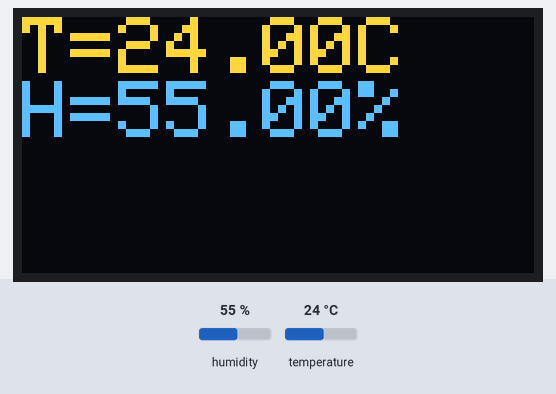
A sketch run on a simulated ESP8266 (NodeMCU). Shown: 128×64 one-colour display. The test bench sets the inputs (shaded band); at power-on: humidity 55 %, temperature 24 °C. The OLED is the two-colour kind (top 16 rows yellow); what the sketch prints to the serial monitor is not drawn.

Above: at 3.6 s.
3.7 s: humidity set to 22 %
At 6.0 s:
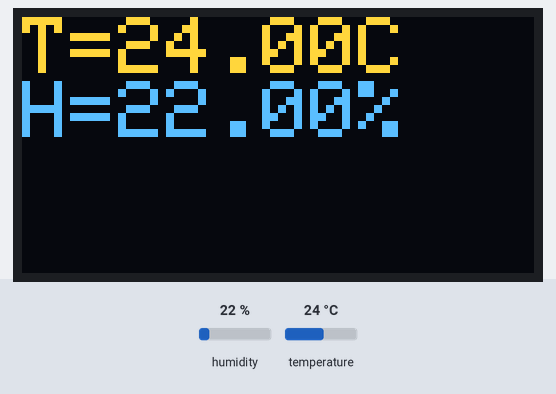
6.6 s: temperature set to 12 °C
At 8.4 s:
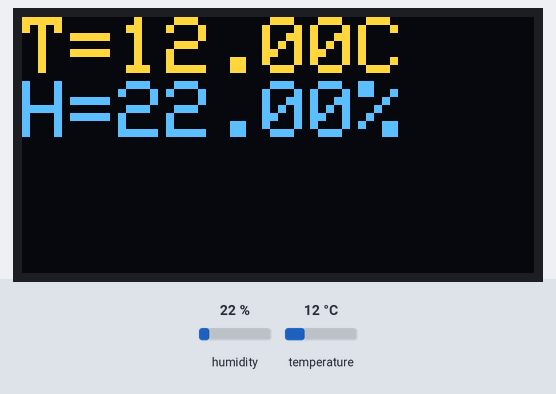
9.5 s: humidity set to 40 %
At 12.1 s:
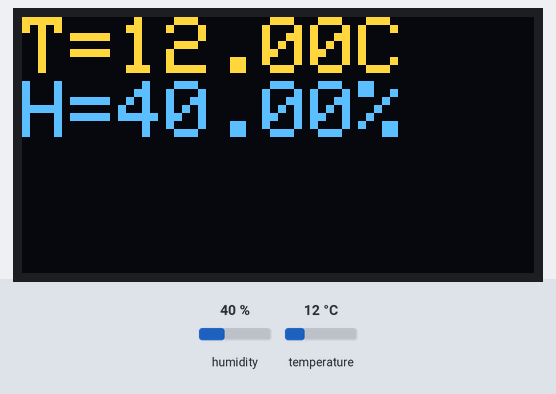
12.8 s: temperature set to 19 °C
At 14.5 s:
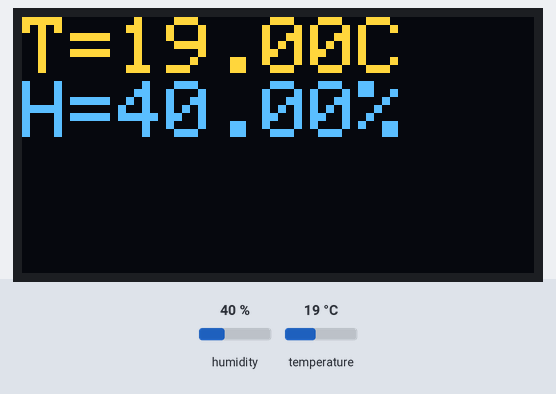
Timing chart, 0 to 16.0 s (numbered marks = the images above; inputs shaded):
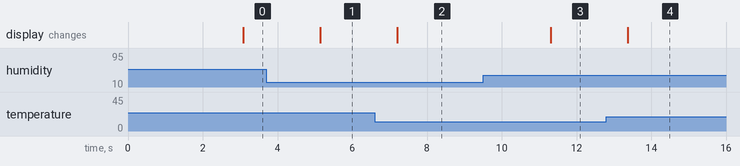

Measured:
- after the input at 3.7 s, the display: changes after 1.4 s (image 1)
- after the input at 6.6 s, the display: changes after 0.60 s (image 2)
- after the input at 9.5 s, the display: changes after 1.8 s (image 3)
- after the input at 12.8 s, the display: changes after 0.57 s (image 4)

The sketch:

sketch_jul07a.ino
```cpp
#include "ESP8266WiFi.h"
#include "DHT.h"

// OLED Library
#include <Wire.h>
#include <Adafruit_GFX.h>
#include <Adafruit_SH1106.h>

#define OLED_RESET 4
Adafruit_SH1106 display(OLED_RESET);

#define DHTPIN 2   // what pin we're connected to

// Uncomment whatever type you're using!
//#define DHTTYPE DHT11   // DHT 11
#define DHTTYPE DHT22   // DHT 22  (AM2302)
//#define DHTTYPE DHT21   // DHT 21 (AM2301)

// Connect pin 1 (on the left) of the sensor to +5V
// NOTE: If using a board with 3.3V logic like an Arduino Due connect pin 1
// to 3.3V instead of 5V!
// Connect pin 2 of the sensor to whatever your DHTPIN is
// Connect pin 4 (on the right) of the sensor to GROUND
// Connect a 10K resistor from pin 2 (data) to pin 1 (power) of the sensor

// Initialize DHT sensor for normal 16mhz Arduino
DHT dht(DHTPIN, DHTTYPE);
// NOTE: For working with a faster chip, like an Arduino Due or Teensy, you
// might need to increase the threshold for cycle counts considered a 1 or 0.
// You can do this by passing a 3rd parameter for this threshold.  It's a bit
// of fiddling to find the right value, but in general the faster the CPU the
// higher the value.  The default for a 16mhz AVR is a value of 6.  For an
// Arduino Due that runs at 84mhz a value of 30 works.
// Example to initialize DHT sensor for Arduino Due:
//DHT dht(DHTPIN, DHTTYPE, 30);

void setup() {
  Serial.begin(9600);
  Serial.println("DHTxx test!");

  // dht begin
  dht.begin();

  // set display
  display.begin(SH1106_SWITCHCAPVCC, 0x3C);
  display.display();
  delay(2000);
  display.clearDisplay();

}

void showTemp(float temp,float hud) {
// text display tests
  display.setTextSize(2);
  display.setTextColor(WHITE);
  display.setCursor(0,0);
  display.print("T=");
  display.print(temp);
  display.println("C");
  display.print("H=");
  display.print(hud);
  display.println("%");
  display.display();
  display.clearDisplay();
}

void loop() {
  // Wait a few seconds between measurements.
  delay(1000);

  // Reading temperature or humidity takes about 250 milliseconds!
  // Sensor readings may also be up to 2 seconds 'old' (its a very slow sensor)
  float h = dht.readHumidity();
  // Read temperature as Celsius
  float t = dht.readTemperature();

  // Check if any reads failed and exit early (to try again).
  if (isnan(h) || isnan(t)) {
    Serial.println("Failed to read from DHT sensor!");
    return;
  }

  // show in serial monitor
  Serial.print("Humidity: ");
  Serial.print(h);
  Serial.print(" %\t");
  Serial.print("Temperature: ");
  Serial.print(t);
  Serial.print(" *C \n");

  // show temp
  showTemp(t,h);
}
```
